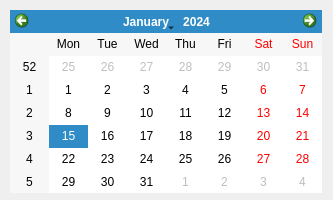
<?xml version="1.0" encoding="UTF-8"?>
<ui version="4.0">
 <class>Dialog</class>
 <widget class="QDialog" name="Dialog">
  <property name="geometry">
   <rect>
    <x>0</x>
    <y>0</y>
    <width>333</width>
    <height>200</height>
   </rect>
  </property>
  <property name="windowTitle">
   <string>Dialog</string>
  </property>
  <widget class="QCalendarWidget" name="calendar">
   <property name="geometry">
    <rect>
     <x>10</x>
     <y>10</y>
     <width>312</width>
     <height>183</height>
    </rect>
   </property>
  </widget>
 </widget>
 <resources/>
 <connections/>
</ui>
